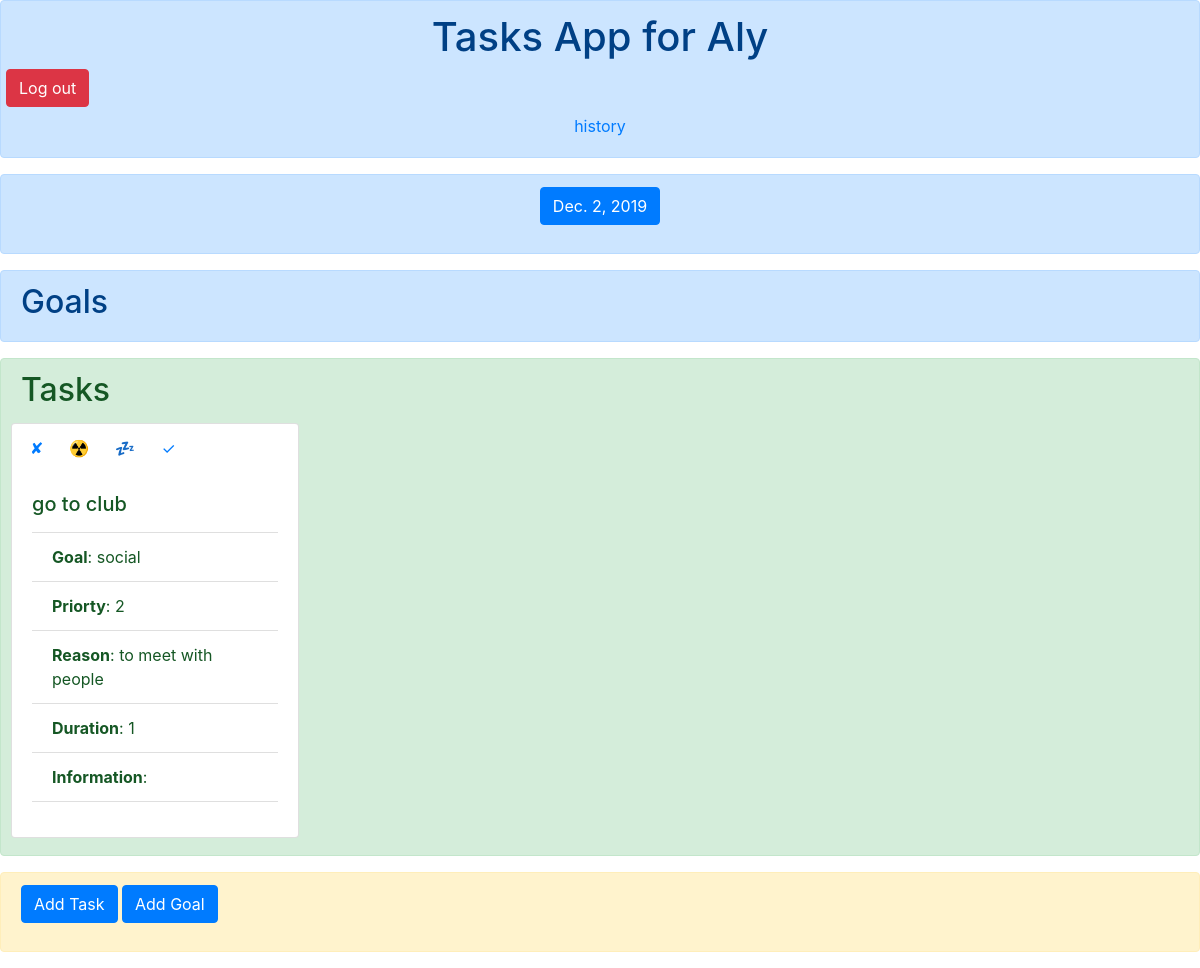
Screenshot of / (signed in) with the database file from the repository.
### tasks_app/models.py (models this page shows)
class Day(models.Model):
    date = models.DateField()
    daily_tasks = models.ManyToManyField(Task)

class Task(models.Model):
    task_name = models.CharField(max_length=200, null=True) # not null
    task_goal = models.CharField(max_length=200, blank=True)
    task_priority = models.PositiveSmallIntegerField(blank=True)
    task_reason = models.CharField(max_length=200, blank=True)
    task_duration = models.IntegerField(default=1)
    task_informations = models.CharField(max_length=200, blank=True)
    task_done = models.BooleanField(default=False)
    task_user = models.ForeignKey(User, on_delete=models.SET_NULL, null=True, blank=True)

### tasks_app/views.py (the view)
# urls.py: 2. Add a URL to urlpatterns:  path('', views.home, name='home')
def home(request):
    try:
        tasks = Task.objects.filter(task_user=request.user)
    except: # if no logged user
        tasks = []
    days = Day.objects.all()
    today = Day.objects.get_or_create(date=datetime.date.today())[0]
    goals = Goal.objects.all().order_by("priority")
    return render(request, "home_tasks.html", {"tasks":tasks, "days":days, "goals":goals, "today":today})

### tasks_app/templates/home_tasks.html (shortened to what this page needs)
<!doctype html>
<html lang="en">
<head>
	<link rel="stylesheet" href="https://stackpath.bootstrapcdn.com/bootstrap/4.3.1/css/bootstrap.min.css"
>
</head>
<body>
	<div class="alert alert-primary" style="text-align: center;">
		<h1>Tasks App for {{user}}</h1>
		<div class='row'>
			{% if user.username %}
			<form action="accounts/logout/" method='POST'>
				<button type="submit" value="submit" class="btn btn-danger">Log out</button>
			</form>
			{% endif %}
		</div>
		<form action="history/" method='POST'>
			<button type="submit" value="submit" style=" text-decoration: none;" class="btn btn-link">history</button>
		</form>
	</div>
	<div class="alert alert-primary h-100 align-items-center" style="text-align: center;">
		<div class="row">
			{% if today %}
			<div class="col">
				<p>
					<a class="btn btn-primary" data-toggle="collapse" href="#day_{{forloop.counter}}" role="button"
						aria-expanded="false" aria-controls="multiCollapseExample1">{{today.date}}</a>
				</p>
			</div>
			{% endif %}
		</div>
	</div>
	<div class="alert alert-primary">
		<h2 id="goals_title">Goals</h2>
	</div>
	<div class="alert alert-success" role="alert">
		<h2>Tasks</h2>
		<div class="row">
			{% for task in tasks %}
			<div id="task_{{task.id}}" class="card {% if task.task_done %} bg-success {% endif %}"
				style="width: 18rem; margin: 5px;">
				<div class="row" style="margin:5px;">
					<form action="{{task.id}}/remove_task/" method='POST'>
						<button type="submit" value="submit" style=" text-decoration: none;"
							class="btn btn-link">&#x2718</button>
					</form>
					<form action="{{task.id}}/add_task_to_daily_tasks/" method='POST'>
						<button type="submit" value="submit" style=" text-decoration: none;"
							class="btn btn-link">&#x2622;</button>
					</form>
					<form action="{{task.id}}/remove_task_from_daily_tasks/" method='POST'>
						<button type="submit" value="submit" style=" text-decoration: none;"
							class="btn btn-link">&#x1F4A4;</button>
					</form>
					<form action="{{task.id}}/task_done/" method='POST'>
						<button type="submit" value="submit" style=" text-decoration: none;"
							class="btn btn-link">&#x2713;</button>
					</form>
				</div>
				<div class="card-body">
					<h5 class="card-title">{{task.task_name}}</h5>
					<p class="card-text">
						<ul class="list-group list-group-flush">
							<li class="list-group-item"><b>Goal</b>: {{task.task_goal}}</li>
							<li class="list-group-item"><b>Priorty</b>: {{task.task_priority}}</li>
							<li class="list-group-item"><b>Reason</b>: {{task.task_reason}}</li>
							<li class="list-group-item"><b>Duration</b>: {{task.task_duration}}</li>
							<li class="list-group-item"><b>Information</b>: {{task.task_informations}}</li>
						</ul>
					</p>
				</div>
			</div>
			{% endfor %}
		</div>
	</div>
	<div class="alert alert-warning">
		<p>
			<a class="btn btn-primary" data-toggle="collapse" href="#multiCollapseExample1" role="button"
				aria-expanded="false" aria-controls="multiCollapseExample1">Add Task</a>
			<button class="btn btn-primary" type="button" data-toggle="collapse" data-target="#multiCollapseExample2"
				aria-expanded="false" aria-controls="multiCollapseExample2">Add Goal</button>
		</p>
	</div>
	{% load static %}
</body>
</html>

### rows the page displays
Day: date "Dec. 2, 2019"
Task: task_name "go to club", task_goal "social", task_priority "2", task_reason "to meet with people", task_duration "1"

### other values shown
{{ user }} "Aly"
